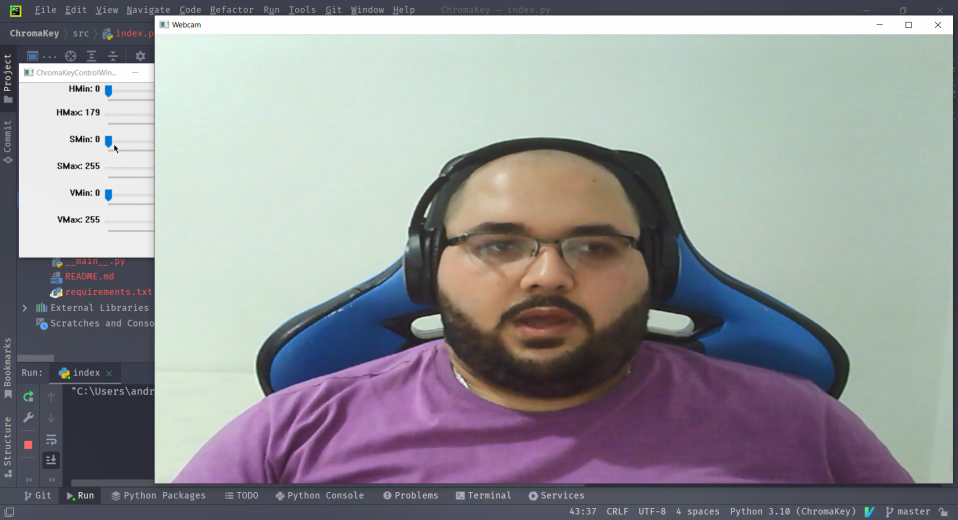
#> input picture src/images/before.png, 1916 x 1040 px, given in place of the camera (shown at 1/2 size)
$ python main.py
#> lines starting #> are read from the running program, lines starting #| are printed output that depends on the picture; after the words box and inside, x2 and y2 are one past the last pixel; in counts of white or black regions, pixels touching at a corner belong together
import cv2
import numpy as np


def nothing(x):
    pass


def setup() -> None:
    cv2.namedWindow('Webcam')
    cv2.namedWindow('ChromaKeyControlWindow')
    cv2.createTrackbar('UpperR', 'ChromaKeyControlWindow', 0, 255, nothing)
#> slider 'UpperR' is set to 255
    cv2.createTrackbar('UpperG', 'ChromaKeyControlWindow', 0, 255, nothing)
#> slider 'UpperG' is set to 255
    cv2.createTrackbar('UpperB', 'ChromaKeyControlWindow', 0, 255, nothing)
#> slider 'UpperB' is set to 255
    cv2.createTrackbar('LowerR', 'ChromaKeyControlWindow', 0, 255, nothing)
#> slider 'LowerR' is set to 51
    cv2.createTrackbar('LowerG', 'ChromaKeyControlWindow', 0, 255, nothing)
#> slider 'LowerG' is set to 51
    cv2.createTrackbar('LowerB', 'ChromaKeyControlWindow', 0, 255, nothing)
#> slider 'LowerB' is set to 51


def main() -> None:
    video = cv2.VideoCapture(2)
    setup()
    while True:
        _, frame = video.read()
#> frame is the input picture: shape (1040, 1916, 3); mean B, G, R 150.4, 147.4, 146.2
        # resizing the frame to 720p and invert on X-axi
        frame = cv2.resize(frame, (1280, 720))
#> frame: shape (720, 1280, 3)
        frame = np.fliplr(frame)
        # getting the upper and lower chromakey from GUI
        upper_chroma_key_r = cv2.getTrackbarPos('UpperR', 'ChromaKeyControlWindow')
        upper_chroma_key_g = cv2.getTrackbarPos('UpperG', 'ChromaKeyControlWindow')
        upper_chroma_key_b = cv2.getTrackbarPos('UpperB', 'ChromaKeyControlWindow')
        lower_chroma_key_r = cv2.getTrackbarPos('LowerR', 'ChromaKeyControlWindow')
        lower_chroma_key_g = cv2.getTrackbarPos('LowerG', 'ChromaKeyControlWindow')
        lower_chroma_key_b = cv2.getTrackbarPos('LowerB', 'ChromaKeyControlWindow')
        # create color pixel for both
        lower = np.array([lower_chroma_key_b, lower_chroma_key_g, lower_chroma_key_r])
        upper = np.array([upper_chroma_key_b, upper_chroma_key_g, upper_chroma_key_r])
        # create the chromakey filter
        mask = cv2.inRange(frame, lower, upper)
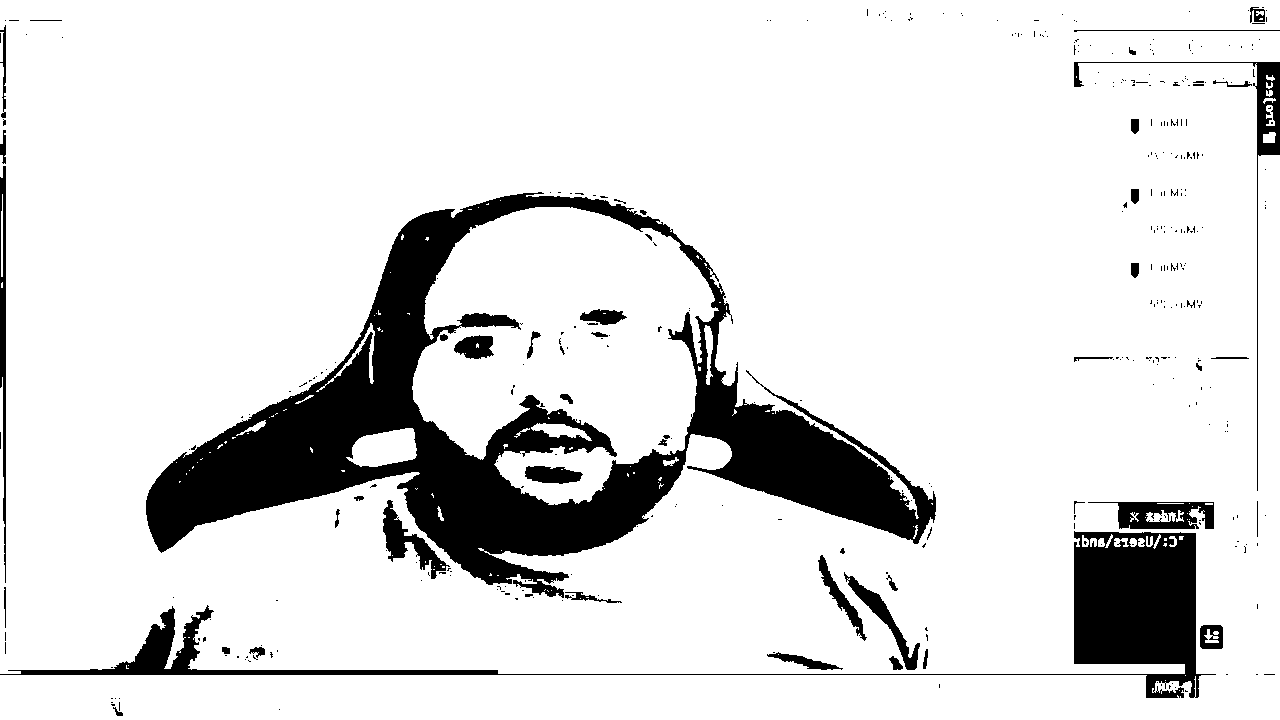
#> mask: shape (720, 1280); 86.9% white; 380 black regions (328 under 20 px), largest, box (x1, y1, x2, y2) and area: (146, 192, 936, 598) 82563, (0, 531, 1216, 698) 22024, (1074, 62, 1280, 491) 2433
        result = cv2.bitwise_and(frame, frame, mask=mask)
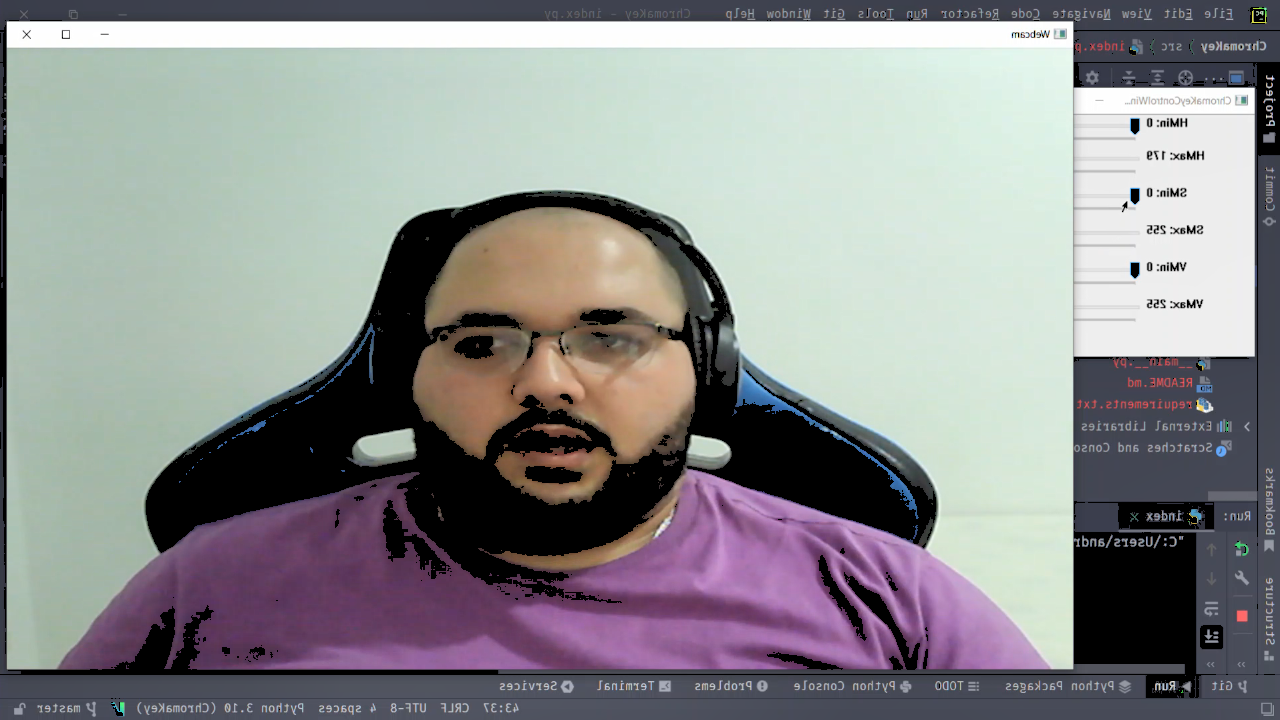
#> result: shape (720, 1280, 3); mean B, G, R 141.5, 140.6, 139.8
        # load background image, resize it
        background_image = cv2.imread('images/room.png')
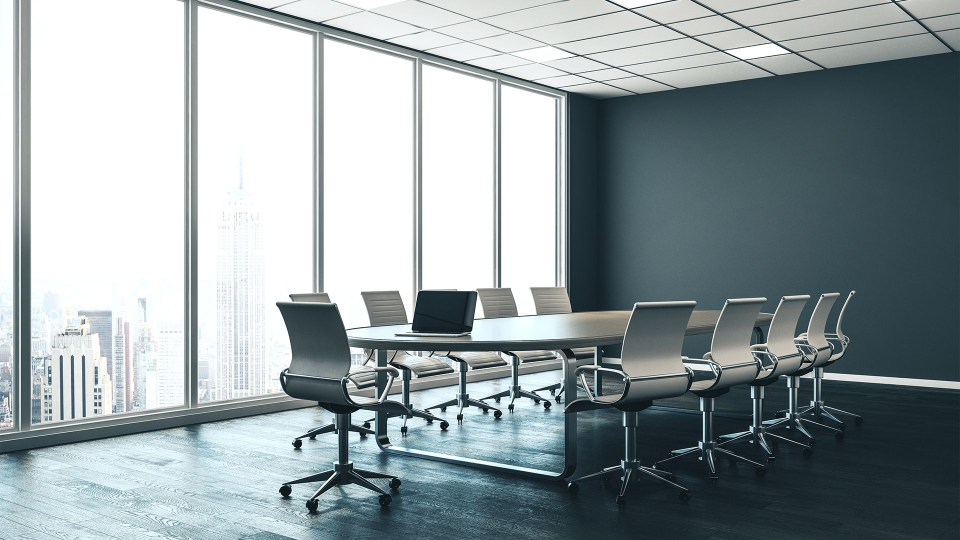
#> input picture src/images/room.png, 1920 x 1080 px (shown at 1/2 size)
#> background_image is the input picture: shape (1080, 1920, 3); mean B, G, R 162, 159.1, 148.5
        background_image = cv2.resize(background_image, (1280, 720))
#> background_image: shape (720, 1280, 3)
        # remove the chromakey color
        final_frame = frame - result
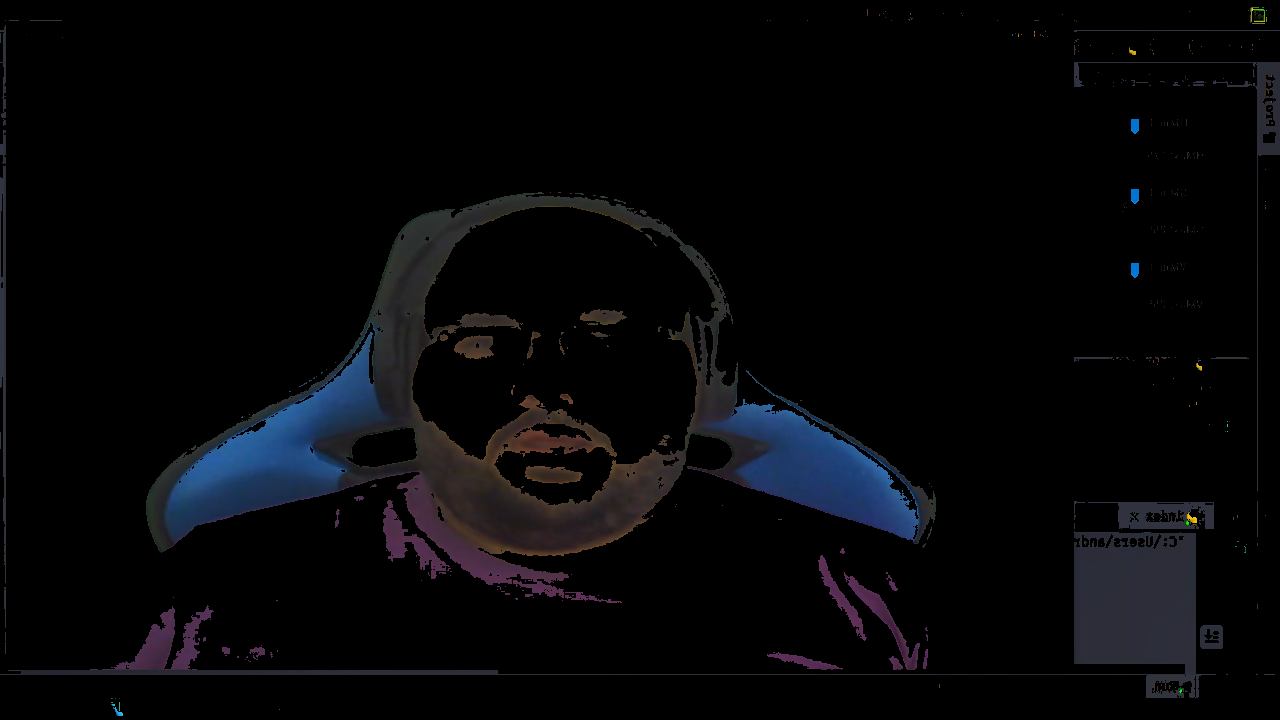
#> final_frame: shape (720, 1280, 3); mean B, G, R 8.8, 6.7, 6.3
        # replace the chromakey color pixel to the respective background pixel
        final_frame = np.where(final_frame == 0, background_image, final_frame)
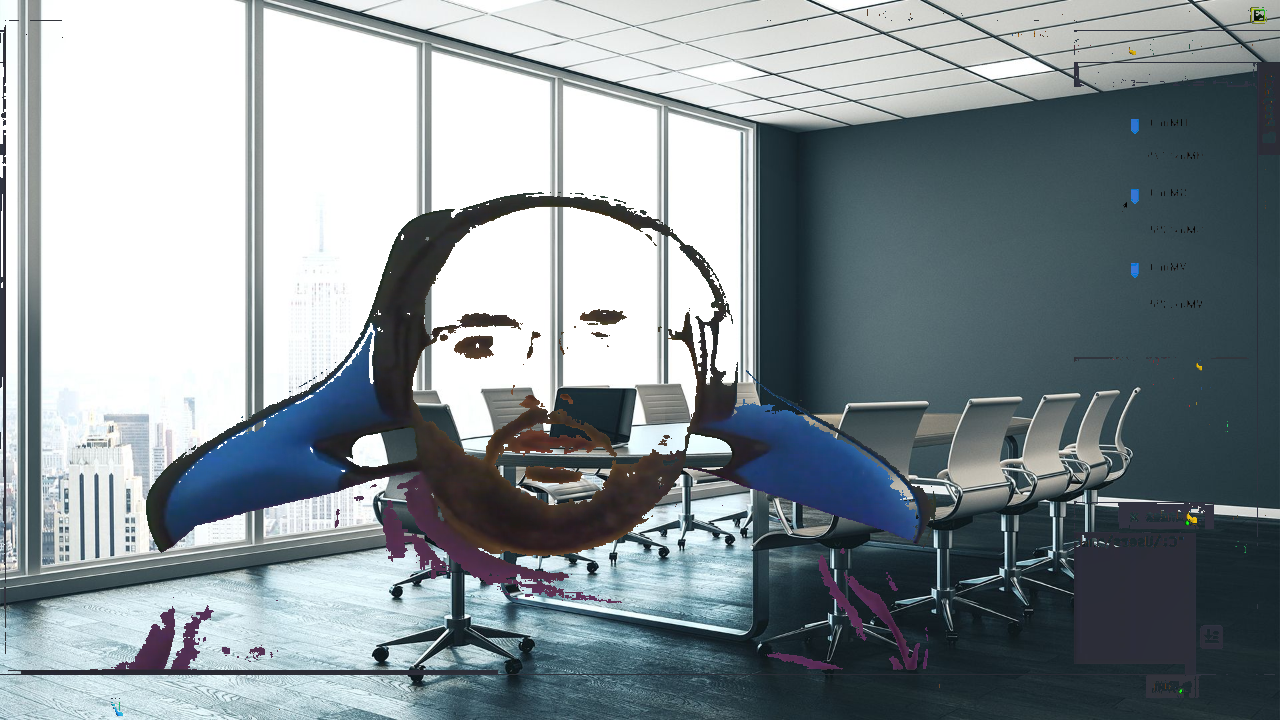
#> final_frame: shape (720, 1280, 3); mean B, G, R 150.2, 145.5, 135.7
        # show the final frame on the Webcam window
        cv2.imshow('Webcam', final_frame)
        # waiting for interrupt key
        if cv2.waitKey(10) & 0xFF == ord('q'):
#> (key q is pressed here)
            break
    cv2.destroyAllWindows()


if __name__ == '__main__':
    main()
